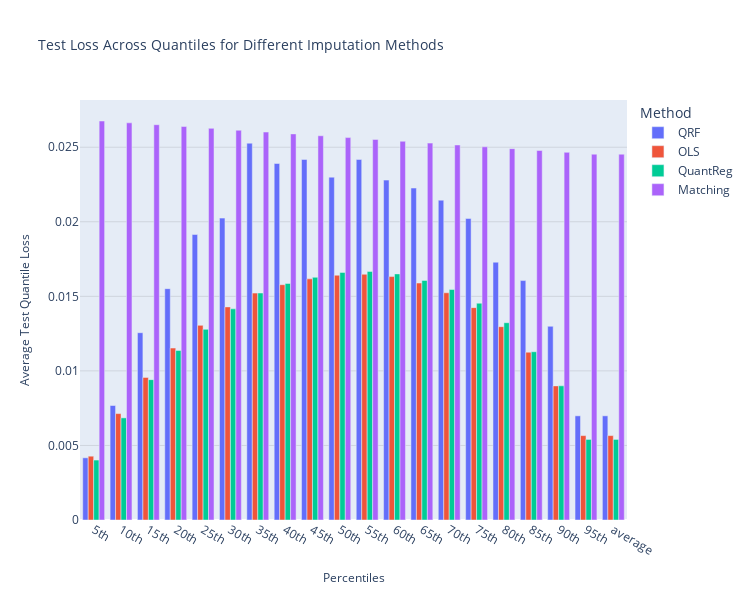

Write notebook code for a chart like this one.
### Markdown cell above
# Benchmarking methods

This document provides a comprehensive guide to benchmarking different imputation methods using MicroImpute. The examples below illustrate the workflow for comparing various imputation approaches and evaluating their performance.

### Code cell
# On the Diabetes Dataset

from typing import List, Type

import pandas as pd

from microimpute.comparisons import *
from microimpute.config import RANDOM_STATE
from microimpute.models import *
from sklearn.datasets import load_diabetes
from sklearn.model_selection import train_test_split

import warnings

warnings.filterwarnings("ignore")

# 1. Prepare data
diabetes = load_diabetes()
df = pd.DataFrame(diabetes.data, columns=diabetes.feature_names)
X_train, X_test = train_test_split(
    df, test_size=0.2, random_state=RANDOM_STATE
)

predictors = ["age", "sex", "bmi", "bp"]
imputed_variables = ["s1", "s4"]

Y_test: pd.DataFrame = X_test[imputed_variables]

# 2. Run imputation methods
model_classes: List[Type[Imputer]] = [QRF, OLS, QuantReg, Matching]
method_imputations, fitted_models = get_imputations(
    model_classes, X_train, X_test, predictors, imputed_variables
)

# 3. Compare imputation methods
loss_comparison_df = compare_quantile_loss(
    Y_test, method_imputations, imputed_variables
)

# 4. Plot results
plot_loss_comparison(loss_comparison_df)

### Figure 1 — Plotly figure (JSON) as saved in the notebook; plotly's stock layout.template omitted (floating-point values rounded to 4 significant figures)
{"data": [{"alignmentgroup": "True", "hovertemplate": "Method=QRF<br>Percentiles=%{x}<br>Average Test Quantile Loss=%{y}<extra></extra>", "legendgroup": "QRF", "marker": {"color": "#636efa", "pattern": {"shape": ""}}, "name": "QRF", "offsetgroup": "QRF", "orientation": "v", "showlegend": true, "textposition": "auto", "type": "bar", "x": ["5th", "10th", "15th", "20th", "25th", "30th", "35th", "40th", "45th", "50th", "55th", "60th", "65th", "70th", "75th", "80th", "85th", "90th", "95th", "average"], "xaxis": "x", "y": [0.004171, 0.007679, 0.01256, 0.01551, 0.01915, 0.02025, 0.02527, 0.02391, 0.02418, 0.02299, 0.02418, 0.02279, 0.02226, 0.02145, 0.02022, 0.01729, 0.01606, 0.01299, 0.006986, 0.006986], "yaxis": "y"}, {"alignmentgroup": "True", "hovertemplate": "Method=OLS<br>Percentiles=%{x}<br>Average Test Quantile Loss=%{y}<extra></extra>", "legendgroup": "OLS", "marker": {"color": "#EF553B", "pattern": {"shape": ""}}, "name": "OLS", "offsetgroup": "OLS", "orientation": "v", "showlegend": true, "textposition": "auto", "type": "bar", "x": ["5th", "10th", "15th", "20th", "25th", "30th", "35th", "40th", "45th", "50th", "55th", "60th", "65th", "70th", "75th", "80th", "85th", "90th", "95th", "average"], "xaxis": "x", "y": [0.00428, 0.007137, 0.009565, 0.01153, 0.01305, 0.01429, 0.01522, 0.01578, 0.01617, 0.01642, 0.01648, 0.01633, 0.01589, 0.01524, 0.01424, 0.01297, 0.01125, 0.008994, 0.00566, 0.00566], "yaxis": "y"}, {"alignmentgroup": "True", "hovertemplate": "Method=QuantReg<br>Percentiles=%{x}<br>Average Test Quantile Loss=%{y}<extra></extra>", "legendgroup": "QuantReg", "marker": {"color": "#00cc96", "pattern": {"shape": ""}}, "name": "QuantReg", "offsetgroup": "QuantReg", "orientation": "v", "showlegend": true, "textposition": "auto", "type": "bar", "x": ["5th", "10th", "15th", "20th", "25th", "30th", "35th", "40th", "45th", "50th", "55th", "60th", "65th", "70th", "75th", "80th", "85th", "90th", "95th", "average"], "xaxis": "x", "y": [0.004021, 0.00685, 0.009414, 0.01137, 0.01279, 0.01416, 0.01522, 0.01586, 0.01628, 0.0166, 0.01667, 0.01651, 0.01607, 0.01546, 0.01454, 0.01323, 0.01129, 0.008999, 0.005404, 0.005404], "yaxis": "y"}, {"alignmentgroup": "True", "hovertemplate": "Method=Matching<br>Percentiles=%{x}<br>Average Test Quantile Loss=%{y}<extra></extra>", "legendgroup": "Matching", "marker": {"color": "#ab63fa", "pattern": {"shape": ""}}, "name": "Matching", "offsetgroup": "Matching", "orientation": "v", "showlegend": true, "textposition": "auto", "type": "bar", "x": ["5th", "10th", "15th", "20th", "25th", "30th", "35th", "40th", "45th", "50th", "55th", "60th", "65th", "70th", "75th", "80th", "85th", "90th", "95th", "average"], "xaxis": "x", "y": [0.02676, 0.02664, 0.02651, 0.02639, 0.02626, 0.02614, 0.02602, 0.02589, 0.02577, 0.02565, 0.02552, 0.0254, 0.02528, 0.02515, 0.02503, 0.0249, 0.02478, 0.02466, 0.02453, 0.02453], "yaxis": "y"}], "layout": {"barmode": "group", "height": 600, "legend": {"title": {"text": "Method"}, "tracegroupgap": 0}, "title": {"font": {"size": 14}, "text": "Test Loss Across Quantiles for Different Imputation Methods"}, "width": 750, "xaxis": {"anchor": "y", "domain": [0, 1], "title": {"font": {"size": 12}, "text": "Percentiles"}}, "yaxis": {"anchor": "x", "domain": [0, 1], "gridcolor": "rgba(0,0,0,0.1)", "gridwidth": 1, "showgrid": true, "title": {"font": {"size": 12}, "text": "Average Test Quantile Loss"}}}}
